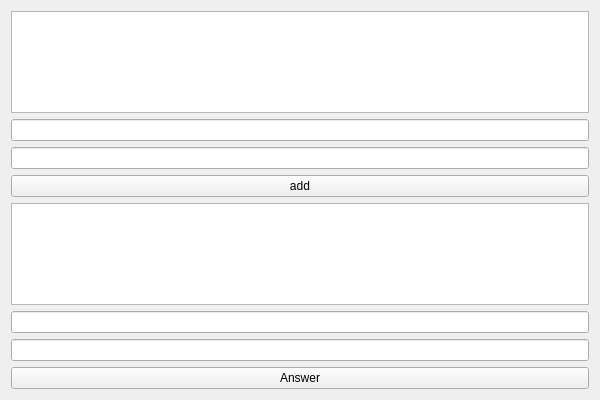
<?xml version="1.0" encoding="UTF-8"?>
<ui version="4.0">
 <class>UserWindowClass</class>
 <widget class="QWidget" name="UserWindowClass">
  <property name="geometry">
   <rect>
    <x>0</x>
    <y>0</y>
    <width>600</width>
    <height>400</height>
   </rect>
  </property>
  <property name="windowTitle">
   <string>UserWindow</string>
  </property>
  <layout class="QVBoxLayout" name="verticalLayout">
   <item>
    <widget class="QListWidget" name="listWidget"/>
   </item>
   <item>
    <widget class="QLineEdit" name="id"/>
   </item>
   <item>
    <widget class="QLineEdit" name="text"/>
   </item>
   <item>
    <widget class="QPushButton" name="pushButton">
     <property name="text">
      <string>add</string>
     </property>
    </widget>
   </item>
   <item>
    <widget class="QListWidget" name="secondList"/>
   </item>
   <item>
    <widget class="QLineEdit" name="answerId"/>
   </item>
   <item>
    <widget class="QLineEdit" name="answerText"/>
   </item>
   <item>
    <widget class="QPushButton" name="answerButton">
     <property name="text">
      <string>Answer</string>
     </property>
    </widget>
   </item>
  </layout>
 </widget>
 <layoutdefault spacing="6" margin="11"/>
 <resources>
  <include location="UserWindow.qrc"/>
 </resources>
 <connections/>
</ui>
